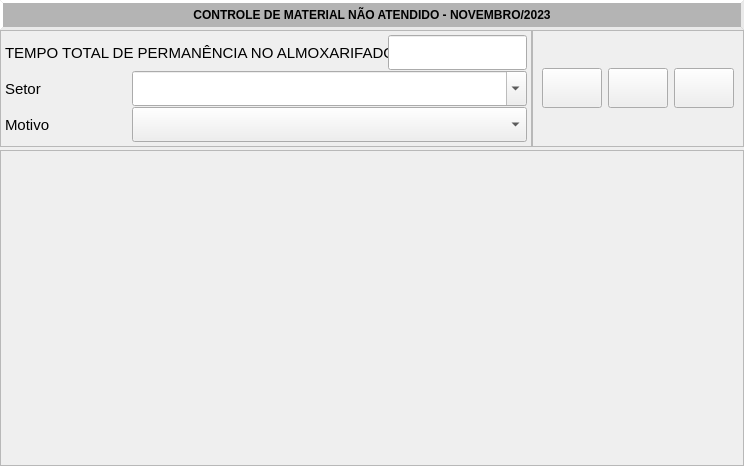
                <widget class="QWidget" name="scrollAreaWidgetContents_4">
                 <property name="geometry">
                  <rect>
                   <x>0</x>
                   <y>0</y>
                   <width>744</width>
                   <height>466</height>
                  </rect>
                 </property>
                 <property name="sizePolicy">
                  <sizepolicy hsizetype="Expanding" vsizetype="Expanding">
                   <horstretch>0</horstretch>
                   <verstretch>0</verstretch>
                  </sizepolicy>
                 </property>
                 <property name="styleSheet">
                  <string notr="true"/>
                 </property>
                 <layout class="QVBoxLayout" name="verticalLayout_11">
                  <property name="spacing">
                   <number>0</number>
                  </property>
                  <property name="leftMargin">
                   <number>0</number>
                  </property>
                  <property name="topMargin">
                   <number>0</number>
                  </property>
                  <property name="rightMargin">
                   <number>0</number>
                  </property>
                  <property name="bottomMargin">
                   <number>0</number>
                  </property>
                  <item>
                   <widget class="QWidget" name="widget_2" native="true">
                    <property name="enabled">
                     <bool>true</bool>
                    </property>
                    <property name="sizePolicy">
                     <sizepolicy hsizetype="Expanding" vsizetype="Expanding">
                      <horstretch>0</horstretch>
                      <verstretch>0</verstretch>
                     </sizepolicy>
                    </property>
                    <property name="minimumSize">
                     <size>
                      <width>0</width>
                      <height>0</height>
                     </size>
                    </property>
                    <property name="maximumSize">
                     <size>
                      <width>16777215</width>
                      <height>150</height>
                     </size>
                    </property>
                    <property name="font">
                     <font>
                      <pointsize>11</pointsize>
                      <bold>false</bold>
                     </font>
                    </property>
                    <property name="styleSheet">
                     <string notr="true"/>
                    </property>
                    <layout class="QVBoxLayout" name="verticalLayout_15">
                     <property name="spacing">
                      <number>0</number>
                     </property>
                     <property name="leftMargin">
                      <number>0</number>
                     </property>
                     <property name="topMargin">
                      <number>0</number>
                     </property>
                     <property name="rightMargin">
                      <number>0</number>
                     </property>
                     <property name="bottomMargin">
                      <number>0</number>
                     </property>
                     <item>
                      <widget class="QLabel" name="cont_ent_almox_lb_dec_cen_mes">
                       <property name="sizePolicy">
                        <sizepolicy hsizetype="Preferred" vsizetype="Preferred">
                         <horstretch>0</horstretch>
                         <verstretch>0</verstretch>
                        </sizepolicy>
                       </property>
                       <property name="minimumSize">
                        <size>
                         <width>0</width>
                         <height>30</height>
                        </size>
                       </property>
                       <property name="maximumSize">
                        <size>
                         <width>16777215</width>
                         <height>30</height>
                        </size>
                       </property>
                       <property name="styleSheet">
                        <string notr="true">QLabel{	
	background-color: rgb(180, 180, 180);
    border-style: outset;
    border-width: 3px;
   /* border-radius: 5px;*/
    border-color: rgb(234, 234, 234);
    font: bold 12px;

}</string>
                       </property>
                       <property name="text">
                        <string>CONTROLE DE MATERIAL NÃO ATENDIDO - NOVEMBRO/2023</string>
                       </property>
                       <property name="alignment">
                        <set>Qt::AlignCenter</set>
                       </property>
                       <property name="wordWrap">
                        <bool>false</bool>
                       </property>
                      </widget>
                     </item>
                     <item alignment="Qt::AlignTop">
                      <widget class="QWidget" name="widget_16" native="true">
                       <property name="sizePolicy">
                        <sizepolicy hsizetype="Preferred" vsizetype="Expanding">
                         <horstretch>0</horstretch>
                         <verstretch>0</verstretch>
                        </sizepolicy>
                       </property>
                       <property name="minimumSize">
                        <size>
                         <width>0</width>
                         <height>0</height>
                        </size>
                       </property>
                       <property name="maximumSize">
                        <size>
                         <width>16777215</width>
                         <height>16777215</height>
                        </size>
                       </property>
                       <property name="styleSheet">
                        <string notr="true"/>
                       </property>
                       <layout class="QGridLayout" name="gridLayout_12">
                        <property name="leftMargin">
                         <number>0</number>
                        </property>
                        <property name="topMargin">
                         <number>0</number>
                        </property>
                        <property name="rightMargin">
                         <number>0</number>
                        </property>
                        <property name="bottomMargin">
                         <number>0</number>
                        </property>
                        <property name="spacing">
                         <number>0</number>
                        </property>
                        <item row="0" column="0">
                         <widget class="QWidget" name="widget_17" native="true">
                          <property name="sizePolicy">
                           <sizepolicy hsizetype="Preferred" vsizetype="Expanding">
                            <horstretch>0</horstretch>
                            <verstretch>0</verstretch>
                           </sizepolicy>
                          </property>
                          <property name="minimumSize">
                           <size>
                            <width>0</width>
                            <height>0</height>
                           </size>
                          </property>
                          <property name="maximumSize">
                           <size>
                            <width>16777215</width>
                            <height>16777215</height>
                           </size>
                          </property>
                          <property name="styleSheet">
                           <string notr="true"/>
                          </property>
                          <layout class="QGridLayout" name="gridLayout_13" rowstretch="0" columnstretch="0,0,0,0,0">
                           <property name="leftMargin">
                            <number>0</number>
                           </property>
                           <property name="topMargin">
                            <number>0</number>
                           </property>
                           <property name="rightMargin">
                            <number>0</number>
                           </property>
                           <property name="bottomMargin">
                            <number>0</number>
                           </property>
                           <property name="spacing">
                            <number>0</number>
                           </property>
                           <item row="0" column="4">
                            <widget class="QFrame" name="frame_11">
                             <property name="frameShape">
                              <enum>QFrame::StyledPanel</enum>
                             </property>
                             <property name="frameShadow">
                              <enum>QFrame::Raised</enum>
                             </property>
                             <layout class="QGridLayout" name="gridLayout_15">
                              <item row="0" column="0">
                               <widget class="QPushButton" name="cont_ent_almox_btn_inc_regist">
                                <property name="sizePolicy">
                                 <sizepolicy hsizetype="Expanding" vsizetype="Expanding">
                                  <horstretch>0</horstretch>
                                  <verstretch>0</verstretch>
                                 </sizepolicy>
                                </property>
                                <property name="minimumSize">
                                 <size>
                                  <width>60</width>
                                  <height>40</height>
                                 </size>
                                </property>
                                <property name="maximumSize">
                                 <size>
                                  <width>60</width>
                                  <height>40</height>
                                 </size>
                                </property>
                                <property name="font">
                                 <font>
                                  <italic>false</italic>
                                  <bold>true</bold>
                                 </font>
                                </property>
                                <property name="cursor">
                                 <cursorShape>PointingHandCursor</cursorShape>
                                </property>
                                <property name="toolTip">
                                 <string>&lt;html&gt;&lt;head/&gt;&lt;body&gt;&lt;p&gt;Adicionar Registro&lt;/p&gt;&lt;/body&gt;&lt;/html&gt;</string>
                                </property>
                                <property name="layoutDirection">
                                 <enum>Qt::RightToLeft</enum>
                                </property>
                                <property name="styleSheet">
                                 <string notr="true">#nao_atend_btn_inc_regist{	
	background-color: rgb(0, 195, 0);
    border-style: outset;
    border-width: 2px;
    border-radius: 5px; 
    border-color: rgb(0, 212, 0);
    font: bold 14px;		
	text-align: center;
	color: rgb(255, 255, 255);
}
#nao_atend_btn_inc_regist::hover {
    background-color: rgb(0, 144, 0);
    border-style: inset;
}
#nao_atend_btn_inc_regist::pressed {
    background-color:  rgb(0, 144, 0);
    border-style: inset;
}</string>
                                </property>
                                <property name="text">
                                 <string/>
                                </property>
                                <property name="icon">
                                 <iconset resource="../assets/icons/icons_alt_regras.qrc">
                                  <normaloff>:/assets.icons_alt_regras/salvar.png</normaloff>:/assets.icons_alt_regras/salvar.png</iconset>
                                </property>
                                <property name="iconSize">
                                 <size>
                                  <width>30</width>
                                  <height>30</height>
                                 </size>
                                </property>
                               </widget>
                              </item>
                              <item row="0" column="2">
                               <widget class="QPushButton" name="cont_ent_almox_btn_alt_regist">
                                <property name="sizePolicy">
                                 <sizepolicy hsizetype="Expanding" vsizetype="Expanding">
                                  <horstretch>0</horstretch>
                                  <verstretch>0</verstretch>
                                 </sizepolicy>
                                </property>
                                <property name="minimumSize">
                                 <size>
                                  <width>60</width>
                                  <height>40</height>
                                 </size>
                                </property>
                                <property name="maximumSize">
                                 <size>
                                  <width>60</width>
                                  <height>40</height>
                                 </size>
                                </property>
                                <property name="font">
                                 <font>
                                  <italic>false</italic>
                                  <bold>true</bold>
                                 </font>
                                </property>
                                <property name="cursor">
                                 <cursorShape>PointingHandCursor</cursorShape>
                                </property>
                                <property name="toolTip">
                                 <string>&lt;html&gt;&lt;head/&gt;&lt;body&gt;&lt;p&gt;Alterar Registro&lt;/p&gt;&lt;/body&gt;&lt;/html&gt;</string>
                                </property>
                                <property name="layoutDirection">
                                 <enum>Qt::RightToLeft</enum>
                                </property>
                                <property name="styleSheet">
                                 <string notr="true">#nao_atend_btn_alt_regist{	
	background-color: rgb(218, 145, 0);
    border-style: outset;
    border-width: 2px;
    border-radius: 5px; 
    border-color: rgb(235, 153, 0);
    font: bold 14px;		
	text-align: center;
	color: rgb(255, 255, 255);
}
#nao_atend_btn_alt_regist::hover {
    background-color: rgb(186, 121, 0);
    border-style: inset;
}
#nao_atend_btn_alt_regist::pressed {
    background-color: rgb(186, 121, 0);
    border-style: inset;
}</string>
                                </property>
                                <property name="text">
                                 <string/>
                                </property>
                                <property name="icon">
                                 <iconset resource="../assets/icons/icons_alt_regras.qrc">
                                  <normaloff>:/assets.icons_alt_regras/editar-60.png</normaloff>:/assets.icons_alt_regras/editar-60.png</iconset>
                                </property>
                                <property name="iconSize">
                                 <size>
                                  <width>30</width>
                                  <height>30</height>
                                 </size>
                                </property>
                               </widget>
                              </item>
                              <item row="0" column="1">
                               <widget class="QPushButton" name="cont_ent_almox_btn_alt_regist_2">
                                <property name="sizePolicy">
                                 <sizepolicy hsizetype="Expanding" vsizetype="Expanding">
                                  <horstretch>0</horstretch>
                                  <verstretch>0</verstretch>
                                 </sizepolicy>
                                </property>
                                <property name="minimumSize">
                                 <size>
                                  <width>60</width>
                                  <height>40</height>
                                 </size>
                                </property>
                                <property name="maximumSize">
                                 <size>
                                  <width>60</width>
                                  <height>40</height>
                                 </size>
                                </property>
                                <property name="font">
                                 <font>
                                  <italic>false</italic>
                                  <bold>true</bold>
                                 </font>
                                </property>
                                <property name="cursor">
                                 <cursorShape>PointingHandCursor</cursorShape>
                                </property>
                                <property name="toolTip">
                                 <string>&lt;html&gt;&lt;head/&gt;&lt;body&gt;&lt;p&gt;Alterar Registro&lt;/p&gt;&lt;/body&gt;&lt;/html&gt;</string>
                                </property>
                                <property name="layoutDirection">
                                 <enum>Qt::RightToLeft</enum>
                                </property>
                                <property name="styleSheet">
                                 <string notr="true">#nao_atend_btn_alt_regist{	
	background-color: rgb(218, 145, 0);
    border-style: outset;
    border-width: 2px;
    border-radius: 5px; 
    border-color: rgb(235, 153, 0);
    font: bold 14px;		
	text-align: center;
	color: rgb(255, 255, 255);
}
#nao_atend_btn_alt_regist::hover {
    background-color: rgb(186, 121, 0);
    border-style: inset;
}
#nao_atend_btn_alt_regist::pressed {
    background-color: rgb(186, 121, 0);
    border-style: inset;
}</string>
                                </property>
                                <property name="text">
                                 <string/>
                                </property>
                                <property name="icon">
                                 <iconset resource="../assets/icons/icons_alt_regras.qrc">
                                  <normaloff>:/assets.icons_alt_regras/editar-60.png</normaloff>:/assets.icons_alt_regras/editar-60.png</iconset>
                                </property>
                                <property name="iconSize">
                                 <size>
                                  <width>30</width>
                                  <height>30</height>
                                 </size>
                                </property>
                               </widget>
                              </item>
                             </layout>
                            </widget>
                           </item>
                           <item row="0" column="0">
                            <widget class="QFrame" name="frame_12">
                             <property name="sizePolicy">
                              <sizepolicy hsizetype="Expanding" vsizetype="Preferred">
                               <horstretch>0</horstretch>
                               <verstretch>0</verstretch>
                              </sizepolicy>
                             </property>
                             <property name="minimumSize">
                              <size>
                               <width>530</width>
                               <height>0</height>
                              </size>
                             </property>
                             <property name="frameShape">
                              <enum>QFrame::StyledPanel</enum>
                             </property>
                             <property name="frameShadow">
                              <enum>QFrame::Raised</enum>
                             </property>
                             <layout class="QGridLayout" name="gridLayout_14">
                              <property name="leftMargin">
                               <number>4</number>
                              </property>
                              <property name="topMargin">
                               <number>4</number>
                              </property>
                              <property name="rightMargin">
                               <number>4</number>
                              </property>
                              <property name="bottomMargin">
                               <number>4</number>
                              </property>
                              <property name="horizontalSpacing">
                               <number>0</number>
                              </property>
                              <property name="verticalSpacing">
                               <number>1</number>
                              </property>
                              <item row="0" column="0" colspan="3">
                               <widget class="QLabel" name="label_36">
                                <property name="sizePolicy">
                                 <sizepolicy hsizetype="Minimum" vsizetype="Preferred">
                                  <horstretch>0</horstretch>
                                  <verstretch>0</verstretch>
                                 </sizepolicy>
                                </property>
                                <property name="minimumSize">
                                 <size>
                                  <width>340</width>
                                  <height>35</height>
                                 </size>
                                </property>
                                <property name="maximumSize">
                                 <size>
                                  <width>16777215</width>
                                  <height>35</height>
                                 </size>
                                </property>
                                <property name="styleSheet">
                                 <string notr="true"/>
                                </property>
                                <property name="text">
                                 <string>TEMPO TOTAL DE PERMANÊNCIA NO ALMOXARIFADO</string>
                                </property>
                                <property name="alignment">
                                 <set>Qt::AlignLeading|Qt::AlignLeft|Qt::AlignVCenter</set>
                                </property>
                                <property name="wordWrap">
                                 <bool>false</bool>
                                </property>
                               </widget>
                              </item>
                              <item row="3" column="1" colspan="4">
                               <widget class="QComboBox" name="nao_atend_cmb_ano_mes_5">
                                <property name="sizePolicy">
                                 <sizepolicy hsizetype="Expanding" vsizetype="Expanding">
                                  <horstretch>0</horstretch>
                                  <verstretch>0</verstretch>
                                 </sizepolicy>
                                </property>
                                <property name="minimumSize">
                                 <size>
                                  <width>0</width>
                                  <height>35</height>
                                 </size>
                                </property>
                                <property name="maximumSize">
                                 <size>
                                  <width>16777215</width>
                                  <height>35</height>
                                 </size>
                                </property>
                               </widget>
                              </item>
                              <item row="0" column="3">
                               <widget class="QLineEdit" name="nao_atend_txt_material_4">
                                <property name="sizePolicy">
                                 <sizepolicy hsizetype="Expanding" vsizetype="Expanding">
                                  <horstretch>0</horstretch>
                                  <verstretch>0</verstretch>
                                 </sizepolicy>
                                </property>
                                <property name="minimumSize">
                                 <size>
                                  <width>86</width>
                                  <height>35</height>
                                 </size>
                                </property>
                                <property name="maximumSize">
                                 <size>
                                  <width>16777215</width>
                                  <height>35</height>
                                 </size>
                                </property>
                                <property name="text">
                                 <string/>
                                </property>
                                <property name="maxLength">
                                 <number>32767</number>
                                </property>
                                <property name="cursorPosition">
                                 <number>0</number>
                                </property>
                               </widget>
                              </item>
                              <item row="2" column="0">
                               <widget class="QLabel" name="label_34">
                                <property name="sizePolicy">
                                 <sizepolicy hsizetype="Preferred" vsizetype="Preferred">
                                  <horstretch>0</horstretch>
                                  <verstretch>0</verstretch>
                                 </sizepolicy>
                                </property>
                                <property name="minimumSize">
                                 <size>
                                  <width>80</width>
                                  <height>35</height>
                                 </size>
                                </property>
                                <property name="maximumSize">
                                 <size>
                                  <width>16777215</width>
                                  <height>35</height>
                                 </size>
                                </property>
                                <property name="styleSheet">
                                 <string notr="true"/>
                                </property>
                                <property name="text">
                                 <string>Setor</string>
                                </property>
                                <property name="alignment">
                                 <set>Qt::AlignLeading|Qt::AlignLeft|Qt::AlignVCenter</set>
                                </property>
                                <property name="wordWrap">
                                 <bool>false</bool>
                                </property>
                               </widget>
                              </item>
                              <item row="3" column="0">
                               <widget class="QLabel" name="label_37">
                                <property name="sizePolicy">
                                 <sizepolicy hsizetype="Preferred" vsizetype="Preferred">
                                  <horstretch>0</horstretch>
                                  <verstretch>0</verstretch>
                                 </sizepolicy>
                                </property>
                                <property name="minimumSize">
                                 <size>
                                  <width>79</width>
                                  <height>35</height>
                                 </size>
                                </property>
                                <property name="maximumSize">
                                 <size>
                                  <width>16777215</width>
                                  <height>35</height>
                                 </size>
                                </property>
                                <property name="styleSheet">
                                 <string notr="true"/>
                                </property>
                                <property name="text">
                                 <string>Motivo</string>
                                </property>
                                <property name="alignment">
                                 <set>Qt::AlignLeading|Qt::AlignLeft|Qt::AlignVCenter</set>
                                </property>
                                <property name="wordWrap">
                                 <bool>false</bool>
                                </property>
                               </widget>
                              </item>
                              <item row="2" column="1" colspan="4">
                               <widget class="QComboBox" name="nao_atend_cmb_ano_mes_3">
                                <property name="sizePolicy">
                                 <sizepolicy hsizetype="Expanding" vsizetype="Expanding">
                                  <horstretch>0</horstretch>
                                  <verstretch>0</verstretch>
                                 </sizepolicy>
                                </property>
                                <property name="minimumSize">
                                 <size>
                                  <width>86</width>
                                  <height>35</height>
                                 </size>
                                </property>
                                <property name="maximumSize">
                                 <size>
                                  <width>16777215</width>
                                  <height>35</height>
                                 </size>
                                </property>
                                <property name="editable">
                                 <bool>true</bool>
                                </property>
                               </widget>
                              </item>
                             </layout>
                            </widget>
                           </item>
                          </layout>
                         </widget>
                        </item>
                       </layout>
                      </widget>
                     </item>
                    </layout>
                   </widget>
                  </item>
                  <item>
                   <widget class="QFrame" name="frame_13">
                    <property name="sizePolicy">
                     <sizepolicy hsizetype="Preferred" vsizetype="Minimum">
                      <horstretch>0</horstretch>
                      <verstretch>0</verstretch>
                     </sizepolicy>
                    </property>
                    <property name="frameShape">
                     <enum>QFrame::StyledPanel</enum>
                    </property>
                    <property name="frameShadow">
                     <enum>QFrame::Raised</enum>
                    </property>
                   </widget>
                  </item>
                 </layout>
                </widget>
